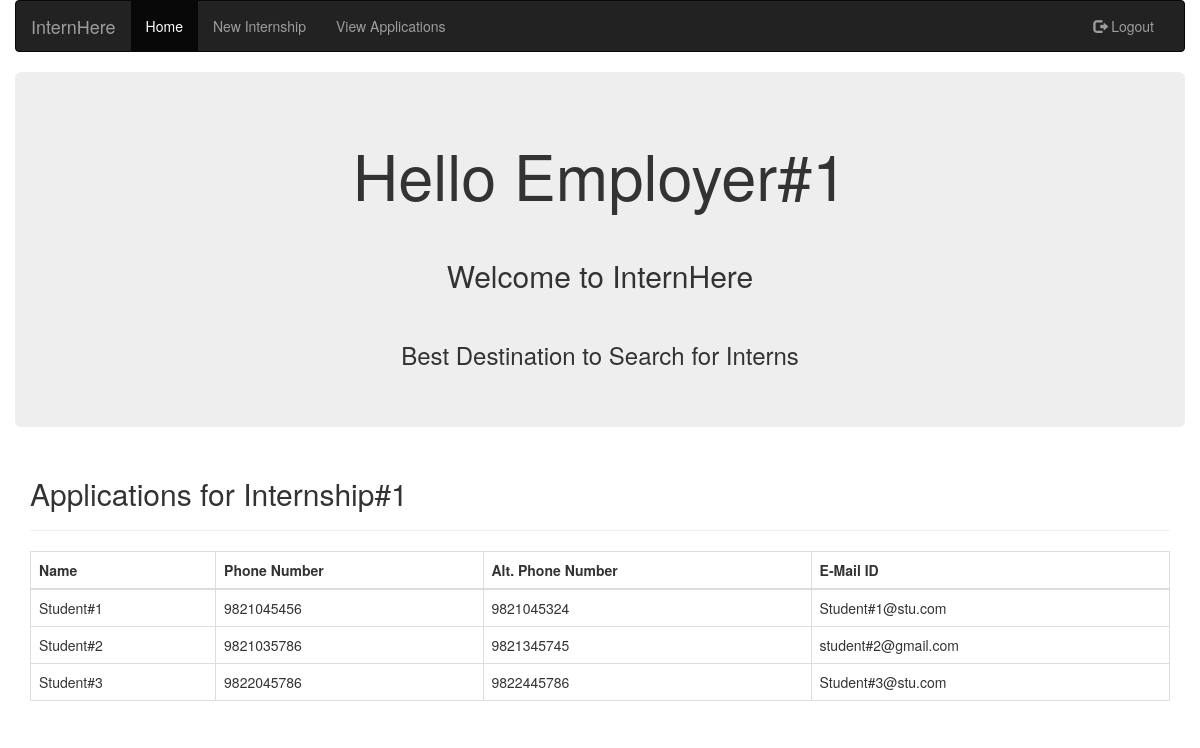
Screenshot of /viewapplication.php?intID=1 (signed in) with the database file from the repository.
### tables this page shows
CREATE TABLE `intinfo` (
  `IntID` int(3) NOT NULL,
  `Title` varchar(50) NOT NULL,
  `Descr` text NOT NULL,
  `Stipend` int(5) NOT NULL,
  `StartD` date NOT NULL,
  `EndD` date NOT NULL
);

CREATE TABLE `stuint` (
  `StuID` int(3) NOT NULL,
  `IntID` int(3) NOT NULL
);

CREATE TABLE `stuinfo` (
  `StuID` int(3) NOT NULL,
  `Name` varchar(25) NOT NULL,
  `Email` varchar(30) NOT NULL,
  `Phno` varchar(11) NOT NULL,
  `Phno2` varchar(11) NOT NULL
);

### viewapplication.php (the view, shortened to what this page needs)
<?php
  include 'db.php';
  $name = $_SESSION['name'];
  echo "
      <!DOCTYPE html>
      <html>
        <head>
          <meta charset='utf-8'>
          <meta name='viewport' content='width=device-width, initial-scale=1'>
          <title>Employer Dashboard</title>
          <link rel='stylesheet' href='css/bootstrap.min.css'>
          <script type='text/javascript' src='js/jquery.min.js'></script>
          <script src='js/bootstrap.min.js'></script>
        </head>
        <body class='container-fluid'>
          <nav class='navbar navbar-inverse'>
            <div class='container-fluid'>
              <div class='navbar-header'>
                <button type='button' class='navbar-toggle' data-toggle='collapse' data-target='#myNavbar'>
                  <span class='icon-bar'></span>
                  <span class='icon-bar'></span>
                  <span class='icon-bar'></span>
                </button>
                <a class='navbar-brand' href='#'>InternHere</a>
              </div>
              <div class='collapse navbar-collapse' id='myNavbar'>
                 <ul class='nav navbar-nav '>
                      <li class='active'><a href='index.php'>Home</a></li>
                      <li><a href='createInt.php'>New Internship</a></li>
                      <li><a href='index.php'>View Applications</a></li>
                 </ul>
                <ul class='nav navbar-nav navbar-right'>
                  <li><a href='Logout.php'><span class='glyphicon glyphicon-log-out'></span> Logout</a></li>
                </ul>
              </div>
            </div>
          </nav>
          <div class='jumbotron'>
            <h1 style='text-align: center;'>Hello $name </h1><br>
            <h2 style='text-align: center;'>Welcome to InternHere </h2><br>
            <h3 style='text-align: center;'>Best Destination to Search for Interns</h3>
          </div>";
  $internshipID = $_GET['intID'];
  $studIDapplied = "SELECT * FROM `stuint` WHERE `IntID`=$internshipID";
  $internshipTitle = "SELECT `Title` FROM `intinfo` WHERE `IntID`=$internshipID";
  $r0 = mysqli_query($conn,$internshipTitle);
  $titleli = mysqli_fetch_assoc($r0);
  $title = $titleli['Title'];
  echo "<div class='container-fluid col-md-12' id='viewApp'>
            <h2>Applications for $title</h2>
            <hr>";
  $result = mysqli_query($conn,$studIDapplied);
  if(mysqli_num_rows($result)==0){
  	echo "No Applications Yet :(";
  }
  else{
  	 echo "<table class='table table-hover table-bordered'>
                             <thead>
                               <tr>
                                 <th>Name</th>
                                 <th>Phone Number</th>
                                 <th>Alt. Phone Number</th>
                                 <th>E-Mail ID</th>
                               </tr>
                             </thead>
                             <tbody>";
  	while ($row=mysqli_fetch_assoc($result)) {
  		$studentid = $row['StuID'];
  		$getStudDetails = "SELECT * FROM `stuinfo` WHERE `StuID`=$studentid";
  		$result2 = mysqli_query($conn,$getStudDetails);
  		$row1 = mysqli_fetch_assoc($result2);
  		$StuName = $row1['Name'];
  		$StuEmail = $row1['Email'];
  		$PhNum1 = $row1['Phno'];
  		$PhNum2 = $row1['Phno2'];
  		 echo "
                                           <tr>
                                           <td>$StuName</td>
                                           <td>$PhNum1</td>
                                           <td>$PhNum2</td>
                                           <td>$StuEmail</td>
                                           </tr>
                                            ";
   	}
   	echo"</tbody>
       </table>
       </div>";
  }
  echo "   </body>
        </html>
       ";
?>

### rows the page displays
intinfo: Title "Internship#1"
stuint: StuID.Name "Student#1", StuID.Phno "9821045456", StuID.Phno2 "9821045324", StuID.Email "Student#1@stu.com"
stuint: StuID.Name "Student#2", StuID.Phno "9821035786", StuID.Phno2 "9821345745", StuID.Email "student#2@gmail.com"
stuint: StuID.Name "Student#3", StuID.Phno "9822045786", StuID.Phno2 "9822445786", StuID.Email "Student#3@stu.com"

### other values shown
$name "Employer#1"
